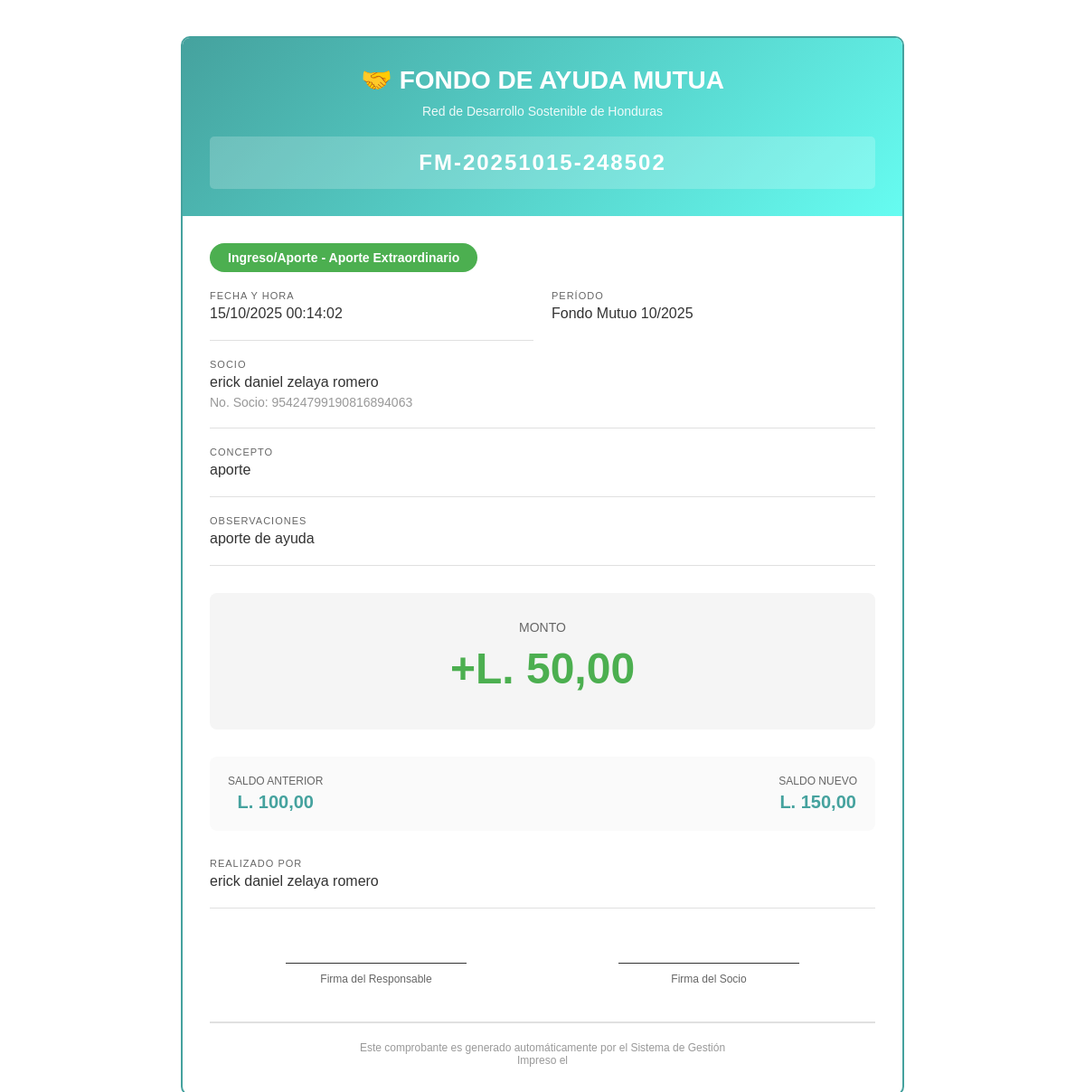
/fondo-mutuo/movimientos/3/imprimir/ (signed in), run on the app's committed database.
### banco/models_fondo_mutuo.py (models this page shows, shortened)
class MovimientoFondoMutuo(models.Model):
    ORIGEN_CHOICES = [
        ('INGRESO', 'Ingreso/Aporte'),
        ('EGRESO', 'Egreso/Ayuda'),
        ('AJUSTE', 'Ajuste'),
        ('CIERRE', 'Cierre de Período'),
        ('APERTURA', 'Saldo de Apertura'),
    ]
    TIPO_APORTE_CHOICES = [
        ('MENSUAL', 'Aporte Mensual'),
        ('EXTRAORDINARIO', 'Aporte Extraordinario'),
        ('DONACION', 'Donación'),
    ]
    fondo = models.ForeignKey(
        FondoMutuo,
        on_delete=models.PROTECT,
        related_name='movimientos'
    )
    socio = models.ForeignKey(
        Socio,
        on_delete=models.PROTECT,
        related_name='movimientos_fondo',
        null=True,
        blank=True,
        help_text="Socio que realiza el aporte o recibe la ayuda"
    )
    origen = models.CharField(
        max_length=20,
        choices=ORIGEN_CHOICES,
        db_index=True
    )
    tipo_aporte = models.CharField(
        max_length=20,
        choices=TIPO_APORTE_CHOICES,
        null=True,
        blank=True,
        help_text="Aplica solo para INGRESOS"
    )
    monto = models.DecimalField(
        max_digits=12,
        decimal_places=2,
        validators=[MinValueValidator(Decimal('0.01'))]
    )
    saldo_anterior = models.DecimalField(
        max_digits=12,
        decimal_places=2,
        validators=[MinValueValidator(Decimal('0.00'))]
    )
    saldo_nuevo = models.DecimalField(
        max_digits=12,
        decimal_places=2,
        validators=[MinValueValidator(Decimal('0.00'))]
    )
    concepto = models.CharField(max_length=200)
    observaciones = models.TextField(null=True, blank=True)
    transaccion = models.ForeignKey(
        'banco.Transaccion',
        on_delete=models.PROTECT,
        related_name='movimientos_fondo',
        null=True,
        blank=True
    )
    solicitud_ayuda = models.ForeignKey(
        'SolicitudAyudaMutua',
        on_delete=models.PROTECT,
        related_name='movimientos',
        null=True,
        blank=True
    )
    numero_movimiento = models.CharField(
        max_length=20,
        unique=True,
        db_index=True,
        help_text="Número único del movimiento para comprobante"
    )
    fecha_movimiento = models.DateTimeField(default=timezone.now, db_index=True)
    realizado_por = models.ForeignKey(
        Usuario,
        on_delete=models.PROTECT,
        related_name='movimientos_fondo_realizados'
    )
    creado_en = models.DateTimeField(auto_now_add=True)
    class Meta:
        db_table = "MOVIMIENTO_FONDO_MUTUO"
        verbose_name = "Movimiento de Fondo Mutuo"
        verbose_name_plural = "Movimientos de Fondo Mutuo"
        ordering = ['-fecha_movimiento']
        constraints = [
            models.CheckConstraint(
                check=models.Q(monto__gt=0),
                name="chk_movimiento_monto_positivo"
            ),
            models.CheckConstraint(
                check=models.Q(saldo_anterior__gte=0) & models.Q(saldo_nuevo__gte=0),
                name="chk_movimiento_saldos_no_negativos"
            ),
        ]
        indexes = [
            models.Index(fields=['fondo', '-fecha_movimiento']),
            models.Index(fields=['socio', '-fecha_movimiento']),
            models.Index(fields=['origen', '-fecha_movimiento']),
            models.Index(fields=['numero_movimiento']),
            models.Index(fields=['-fecha_movimiento']),
        ]

class FondoMutuo(models.Model):
    periodo = models.CharField(
        max_length=6,
        unique=True,
        db_index=True,
        validators=[
            RegexValidator(
                regex=r'^\d{6}$',
                message='El período debe tener formato YYYYMM (ejemplo: 202401)'
            )
        ],
        help_text="Formato: YYYYMM"
    )
    estado = models.ForeignKey(
        CatEstado,
        on_delete=models.PROTECT,
        related_name='fondos_mutuos',
        limit_choices_to={'dominio': 'FONDO_MUTUO'},
        help_text="ABIERTO/CERRADO"
    )
    total_ingresos = models.DecimalField(
        max_digits=12,
        decimal_places=2,
        default=Decimal('0.00'),
        validators=[MinValueValidator(Decimal('0.00'))],
        help_text="Total de aportes recibidos en el período"
    )
    total_egresos = models.DecimalField(
        max_digits=12,
        decimal_places=2,
        default=Decimal('0.00'),
        validators=[MinValueValidator(Decimal('0.00'))],
        help_text="Total de ayudas otorgadas en el período"
    )
    saldo_disponible = models.DecimalField(
        max_digits=12,
        decimal_places=2,
        default=Decimal('0.00'),
        validators=[MinValueValidator(Decimal('0.00'))],
        help_text="Saldo disponible para ayudas"
    )
    fecha_inicio = models.DateField()
    fecha_fin = models.DateField()
    fecha_cierre = models.DateField(null=True, blank=True)
    cerrado_por = models.ForeignKey(
        Usuario,
        on_delete=models.PROTECT,
        related_name='fondos_cerrados',
        null=True,
        blank=True
    )
    observaciones = models.TextField(null=True, blank=True)
    creado_en = models.DateTimeField(auto_now_add=True)
    actualizado_en = models.DateTimeField(auto_now=True)
    class Meta:
        db_table = "FONDO_MUTUO"
        verbose_name = "Fondo Mutuo"
        verbose_name_plural = "Fondos Mutuos"
        ordering = ['-periodo']
        constraints = [
            models.CheckConstraint(
                check=models.Q(saldo_disponible__gte=0),
                name="chk_fondo_saldo_no_negativo"
            ),
            models.CheckConstraint(
                check=models.Q(fecha_fin__gt=models.F('fecha_inicio')),
                name="chk_fondo_fechas_validas"
            ),
            models.CheckConstraint(
                check=models.Q(
                    saldo_disponible=models.F('total_ingresos') - models.F('total_egresos')
                ),
                name="chk_fondo_saldo_correcto"
            ),
        ]
        indexes = [
            models.Index(fields=['periodo']),
            models.Index(fields=['estado']),
            models.Index(fields=['-fecha_inicio']),
        ]
    def __str__(self):
        año = self.periodo[:4]
        mes = self.periodo[4:]
        return f"Fondo Mutuo {mes}/{año}"

### core/models.py (models this page shows, shortened)
class Socio(models.Model):
    numero_socio = models.CharField(max_length=20, unique=True, db_index=True)
    primer_nombre = models.CharField(max_length=50)
    segundo_nombre = models.CharField(max_length=50, null=True, blank=True)
    primer_apellido = models.CharField(max_length=50)
    segundo_apellido = models.CharField(max_length=50, null=True, blank=True)
    identidad = models.CharField(
        max_length=15,  # Sin guiones, solo dígitos
        unique=True,
        db_index=True,
        validators=[
            RegexValidator(
                regex=r'^\d{13}$',
                message='La identidad debe tener exactamente 13 dígitos'
            )
        ]
    )
    direccion = models.TextField(null=True, blank=True)
    fecha_ingreso = models.DateField()
    fecha_egreso = models.DateField(null=True, blank=True)
    id_estado = models.ForeignKey(
        CatEstado,
        null=True,
        blank=True,
        on_delete=models.PROTECT,
        related_name='socios',
        limit_choices_to={'dominio': 'SOCIO'}
    )
    creado_en = models.DateTimeField(auto_now_add=True)
    actualizado_en = models.DateTimeField(auto_now=True)
    creado_por = models.ForeignKey(
        'Usuario',
        on_delete=models.PROTECT,
        related_name='socios_creados',
        null=True,
        blank=True
    )
    class Meta:
        db_table = "SOCIO"
        verbose_name = "Socio"
        verbose_name_plural = "Socios"
        constraints = [
            models.CheckConstraint(
                check=Q(fecha_egreso__isnull=True) | Q(fecha_egreso__gte=F("fecha_ingreso")),
                name="chk_socio_fecha_egreso_ge_ingreso",
            ),
        ]
        indexes = [
            models.Index(fields=["numero_socio"]),
            models.Index(fields=["identidad"]),
            models.Index(fields=["id_estado"]),
            models.Index(fields=["-fecha_ingreso"]),
        ]
    @property
    def nombre_completo(self):
        nombres = f"{self.primer_nombre} {self.segundo_nombre or ''}".strip()
        apellidos = f"{self.primer_apellido} {self.segundo_apellido or ''}".strip()
        return f"{nombres} {apellidos}"

class Usuario(AbstractBaseUser, PermissionsMixin):
    socio = models.OneToOneField(
        Socio,
        null=True,
        blank=True,
        on_delete=models.SET_NULL,
        related_name="usuario"
    )
    usuario = models.CharField(
        max_length=50,
        unique=True,
        db_index=True,
        validators=[
            RegexValidator(
                regex=r'^[a-zA-Z0-9_]{4,}$',
                message='Usuario debe tener al menos 4 caracteres alfanuméricos o guión bajo'
            )
        ]
    )
    email = models.EmailField(max_length=100, unique=True, db_index=True)
    password_updated_at = models.DateTimeField(null=True, blank=True)
    password_expira_dias = models.IntegerField(
        default=90,
        help_text="Días hasta que expire la contraseña",
        validators=[MinValueValidator(0)]
    )
    ultimo_acceso = models.DateTimeField(null=True, blank=True)
    intentos_fallidos = models.IntegerField(
        default=0,
        validators=[MinValueValidator(0)]
    )
    bloqueado_hasta = models.DateTimeField(null=True, blank=True, db_index=True)
    requiere_cambio_password = models.BooleanField(default=True)
    id_estado = models.ForeignKey(
        CatEstado,
        null=True,
        blank=True,
        on_delete=models.PROTECT,
        related_name='usuarios',
        limit_choices_to={'dominio': 'USUARIO'}
    )
    is_active = models.BooleanField(default=True, verbose_name="Activo")
    is_staff = models.BooleanField(default=False, verbose_name="Es staff")
    token_recuperacion = models.CharField(max_length=100, null=True, blank=True)
    token_expira = models.DateTimeField(null=True, blank=True)
    creado_en = models.DateTimeField(auto_now_add=True)
    actualizado_en = models.DateTimeField(auto_now=True)
    roles = models.ManyToManyField(
        Rol,
        through='UsuarioRol',
        through_fields=('usuario', 'rol'),
        related_name='usuarios',
        blank=True
    )
    groups = models.ManyToManyField(
        'auth.Group',
        verbose_name='grupos',
        blank=True,
        help_text='Los grupos a los que pertenece este usuario.',
        related_name='usuarios_custom',
        related_query_name='usuario_custom',
    )
    user_permissions = models.ManyToManyField(
        'auth.Permission',
        verbose_name='permisos de usuario',
        blank=True,
        help_text='Permisos específicos para este usuario.',
        related_name='usuarios_custom',
        related_query_name='usuario_custom',
    )
    two_factor_enabled = models.BooleanField(default=True, verbose_name="2FA Habilitado")
    two_factor_code = models.CharField(max_length=6, null=True, blank=True)
    two_factor_code_expira = models.DateTimeField(null=True, blank=True)
    USERNAME_FIELD = 'usuario'
    EMAIL_FIELD = 'email'
    REQUIRED_FIELDS = ['email']
    objects = UsuarioManager()
    class Meta:
        db_table = "USUARIOS"
        verbose_name = 'Usuario'
        verbose_name_plural = 'Usuarios'
        constraints = [
            models.CheckConstraint(
                check=Q(intentos_fallidos__gte=0),
                name="chk_intentos_no_negativo",
            ),
        ]
        indexes = [
            models.Index(fields=['usuario']),
            models.Index(fields=['email']),
            models.Index(fields=['is_active', 'is_staff']),
            models.Index(fields=['bloqueado_hasta']),
            models.Index(fields=['id_estado']),
        ]
    def get_full_name(self):
        if self.socio:
            return self.socio.nombre_completo
        return self.usuario

### banco/views_fondo_mutuo.py (the view)
@login_required
def movimientos_imprimir(request, pk):
    movimiento = get_object_or_404(MovimientoFondoMutuo, pk=pk)
    return render(request, 'banco/fondo_mutuo/movimientos_imprimir.html', {
        'movimiento': movimiento
    }, content_type='text/html')

### banco/templates/banco/fondo_mutuo/movimientos_imprimir.html (shortened to what this page needs)
<!DOCTYPE html>
<html lang="es">
<head>
</head>
<body>
    <div class="comprobante">
        <div class="header">
            <h1>🤝 FONDO DE AYUDA MUTUA</h1>
            <p>Red de Desarrollo Sostenible de Honduras</p>
            <div class="numero-comprobante">
                <strong>{{ movimiento.numero_movimiento }}</strong>
            </div>
        </div>
        <div class="content">
            <div class="tipo-badge {% if movimiento.origen == 'INGRESO' %}tipo-ingreso{% else %}tipo-egreso{% endif %}">
                {{ movimiento.get_origen_display }}
                {% if movimiento.tipo_aporte %}- {{ movimiento.get_tipo_aporte_display }}{% endif %}
            </div>
            <div class="grid">
                <div class="info-group">
                    <div class="info-label">Fecha y Hora</div>
                    <div class="info-value">{{ movimiento.fecha_movimiento|date:"d/m/Y H:i:s" }}</div>
                </div>
                <div class="info-group">
                    <div class="info-label">Período</div>
                    <div class="info-value">{{ movimiento.fondo }}</div>
                </div>
            </div>
            {% if movimiento.socio %}
            <div class="info-group">
                <div class="info-label">Socio</div>
                <div class="info-value">{{ movimiento.socio.nombre_completo }}</div>
                <div style="font-size: 14px; color: #999; margin-top: 5px;">
                    No. Socio: {{ movimiento.socio.numero_socio }}
                </div>
            </div>
            {% endif %}
            <div class="info-group">
                <div class="info-label">Concepto</div>
                <div class="info-value">{{ movimiento.concepto }}</div>
            </div>
            {% if movimiento.observaciones %}
            <div class="info-group">
                <div class="info-label">Observaciones</div>
                <div class="info-value">{{ movimiento.observaciones }}</div>
            </div>
            {% endif %}
            <div class="monto-section">
                <div class="monto-label">MONTO</div>
                <div class="monto-value {% if movimiento.origen == 'INGRESO' %}monto-ingreso{% else %}monto-egreso{% endif %}">
                    {% if movimiento.origen == 'INGRESO' %}+{% else %}-{% endif %}L. {{ movimiento.monto|floatformat:2 }}
                </div>
            </div>
            <div class="saldos">
                <div class="saldo-item">
                    <div class="saldo-label">SALDO ANTERIOR</div>
                    <div class="saldo-value">L. {{ movimiento.saldo_anterior|floatformat:2 }}</div>
                </div>
                <div class="saldo-item">
                    <div class="saldo-label">SALDO NUEVO</div>
                    <div class="saldo-value">L. {{ movimiento.saldo_nuevo|floatformat:2 }}</div>
                </div>
            </div>
            <div class="info-group" style="margin-top: 30px;">
                <div class="info-label">Realizado por</div>
                <div class="info-value">{{ movimiento.realizado_por.get_full_name|default:movimiento.realizado_por.usuario }}</div>
            </div>
            <div class="firma-section">
                <div class="firma">
                    <div class="firma-linea"></div>
                    <div class="firma-label">Firma del Responsable</div>
                </div>
                <div class="firma">
                    <div class="firma-linea"></div>
                    <div class="firma-label">Firma del Socio</div>
                </div>
            </div>
            <div class="footer">
                <p>Este comprobante es generado automáticamente por el Sistema de Gestión</p>
                <p>Impreso el {{ "now"|date:"d/m/Y H:i" }}</p>
            </div>
        </div>
    </div>
</body>
</html>

### data on the page
MovimientoFondoMutuo: numero_movimiento "FM-20251015-248502", origen "Ingreso/Aporte", tipo_aporte "Aporte Extraordinario", fecha_movimiento "15/10/2025 00:14:02", fondo "Fondo Mutuo 10/2025", socio.nombre_completo "erick daniel zelaya romero", socio.numero_socio "95424799190816894063", concepto "aporte", observaciones "aporte de ayuda", monto "50,00", saldo_anterior "100,00", saldo_nuevo "150,00", realizado_por.get_full_name "erick daniel zelaya romero"
